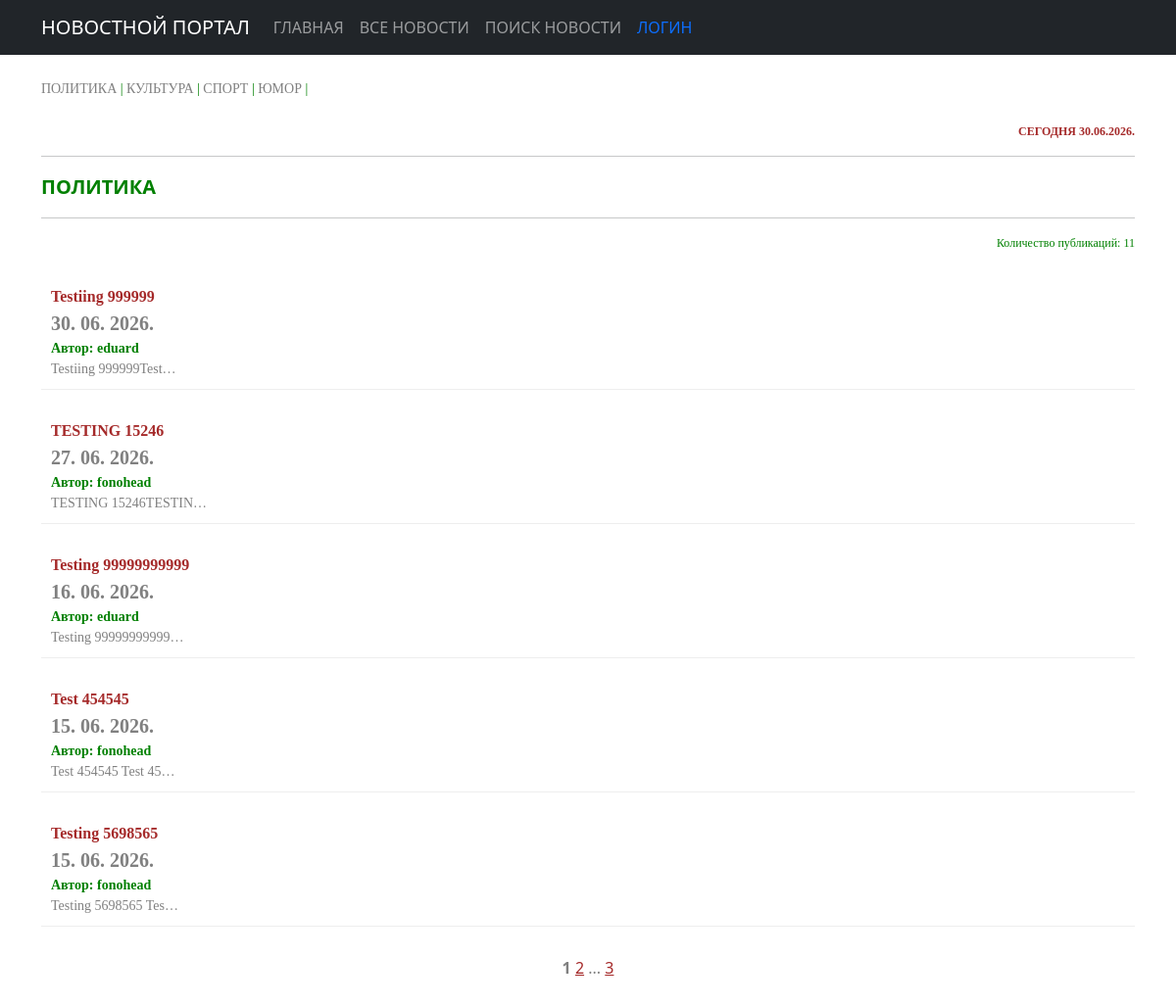
The page /news/politics/1/ on the database its author committed.
### news/models.py (models this page shows, shortened)
class Post(models.Model):
    ARTICLE = 'AR'
    NEWS = 'NW'
    TYPE_CHOICES = [(ARTICLE, 'Статья'), (NEWS, 'Новость')]
    author = models.ForeignKey(Author, on_delete=models.CASCADE)
    post_type = models.CharField(max_length=2, choices=TYPE_CHOICES, default=ARTICLE)
    created_at = models.DateTimeField(auto_now_add=True)
    categories = models.ManyToManyField(Category, through='PostCategory')
    title = models.CharField(max_length=250)
    text = models.TextField()
    rating = models.IntegerField(default=0)
    class Meta:
        ordering = ['-created_at']

### accounts/models.py (models this page shows, shortened)
class Author(models.Model):
    user = models.OneToOneField(User, on_delete=models.CASCADE, related_name='author')
    rating = models.IntegerField(default=0)

### news/views.py (the view)
# urls.py: path('politics/<int:category_id>/', PoliticsListView.as_view(), name='post_politics'),
class PoliticsListView(PostListView):
    template_name = 'flatpages/posts_politics.html'
    def get_queryset(self):
        category_id = self.kwargs.get('category_id')
        category = get_object_or_404(Category, id=category_id)
        queryset = Post.objects.filter(categories=category).order_by('-created_at')
        self.filterset = NewsFilter(self.request.GET, queryset=queryset)
        return self.filterset.qs
    def get_context_data(self, **kwargs):
        context = super().get_context_data(**kwargs)
        category_id = self.kwargs.get('category_id')
        category = get_object_or_404(Category, id=category_id)
        context['total_posts'] = self.get_queryset().count()
        context['current_category'] = category
        return context

### accounts/context_processors.py (called while the page is built, shortened)
def user_groups(request):
    if request.user.is_authenticated:
        has_authors_group = request.user.groups.filter(name='authors').exists()
    else:
        has_authors_group = False
    return {
        'user_has_authors_group': has_authors_group,
    }

def user_groups_context(request):
    context = {
        'user_has_authors_group': False,
        'user_has_sub_politics_group': False,
        'user_has_sub_culture_group': False,
        'user_has_sub_sport_group': False,
        'user_has_sub_humour_group': False,
    }
    return context

### news/templatetags/custom_filters.py (called while the page is built)
@register.filter()
def censor(text):
    if not isinstance(text, str):
        raise TypeError("Требуется строка, получено: " + str(type(text).__name__))
    words = text.split()
    result = []
    for word in words:
        clean_word = ""
        punctuation = ""
        for char in word:
            if char.isalpha():
                clean_word += char
            else:
                punctuation += char
        if not clean_word:
            result.append(word)
            continue
        if clean_word.lower() in forbidden_words and clean_word[1:].islower():
            censored = clean_word[0] + '*' * (len(clean_word) - 1)
            result.append(censored + punctuation)
        else:
            result.append(word)
    return " ".join(result)

### news/templatetags/custom_tags.py (called while the page is built)
@register.simple_tag()
def current_time(format_string='%d.%m.%Y.'):
    return datetime.utcnow().strftime(format_string)

@register.simple_tag(takes_context=True)
def url_replace(context, **kwargs):
   d = context['request'].GET.copy()
   for k, v in kwargs.items():
       d[k] = v
   return d.urlencode()

### news/views.py (called while the page is built)
    def get_context_data(self, **kwargs):
        context = super().get_context_data(**kwargs)
        context['filterset'] = self.filterset
        context['total_posts'] = Post.objects.count()
        return context

### templates/flatpages/posts_politics.html (shortened to what this page needs)
{% extends 'flatpages/default.html' %}
{% load custom_filters %}
{% load custom_tags %}
{% block content %}
<br>
<div style="text-align: left; color: green; font-size: 14px; font-weight: normal; font-family: Tahoma;">
<a href="{% url 'news:post_politics' category_id=1 %}" class="my-category-link">ПОЛИТИКА</a> |
    <a href="{% url 'news:post_culture' category_id=3 %}" class="my-category-link">КУЛЬТУРА</a> |
    <a href="{% url 'news:post_sport' category_id=2 %}" class="my-category-link">СПОРТ</a> |
    <a href="{% url 'news:post_humour' category_id=4 %}" class="my-category-link">ЮМОР</a> |
</div>
<br>
<div style="text-align: right; color: brown; font-size: 12px; font-weight: bold; font-family: tahoma;">
    СЕГОДНЯ {% current_time %}
</div>
<hr>
<div style="text-align: left; color: green; font-size: 20px; font-weight: bold;">
        ПОЛИТИКА
</div>
<hr>
<div style="text-align: right; color: green; font-size: 12px; font-weight: normal; font-family: tahoma;">
        Количество публикаций: {{ total_posts }}
</div>
<br>
{% if posts %}
<ol style="list-style-type: none; padding: 0; margin: 0;">
    {% for post in posts %}
        <li style="margin-bottom: 20px; padding: 10px; border-bottom: 1px solid #eeeeee;">
            <div style="text-align: left; color: grey; font-family: tahoma; font-size: 16px;">
                <div style="text-align: left; font-size: 16px;color: brown; font-weight: bold;">
                    {{ post.title|censor }}</div>
                <div style="text-align: left; font-size: 20px;color: grey; font-weight: bold;">
                    {{ post.created_at|date:"d. m. Y." }}</div>
                <div style="text-align: left; font-size: 14px;color: green; font-weight: bold;">
                    Автор: {{ post.author.user.username }}</div>
                <div style="text-align: left; font-size: 14px;">
                    {{ post.text|censor|truncatechars:20 }}</div>
            </div>
        </li>
    {% endfor %}
</ol>
{% else %}
<h2>Новостей нет!</h2>
{% endif %}
<div style="color: grey; text-align: center; margin: 30px 0;">
  <strong style="color: grey;">{{ page_obj.number }}</strong>
  {% if page_obj.has_next %}
    <a href="?{% url_replace page=page_obj.next_page_number %}" style="color: brown;">
        {{ page_obj.next_page_number }}</a>
    {% if page_obj.paginator.num_pages != page_obj.next_page_number %}
      ... <a href="?{% url_replace page=page_obj.paginator.num_pages %}" style="color: brown;">
    {{ page_obj.paginator.num_pages }}</a>
    {% endif %}
  {% endif %}
</div>
{% endblock content %}

### templates/flatpages/posts_politics.html (style rules this page uses)
.my-category-link { color: gray; text-decoration: none; transition: color 0.3s ease, text-decoration 0.3s ease; }

### rows shown on the page
Post: title|censor "Testiing 999999", created_at "30. 06. 2026.", author.user.username "eduard", text|censor "Testiing 999999Test…"
Post: title|censor "TESTING 15246", created_at "27. 06. 2026.", author.user.username "fonohead", text|censor "TESTING 15246TESTIN…"
Post: title|censor "Testing 99999999999", created_at "16. 06. 2026.", author.user.username "eduard", text|censor "Testing 99999999999…"
Post: title|censor "Test 454545", created_at "15. 06. 2026.", author.user.username "fonohead", text|censor "Test 454545 Test 45…"
Post: title|censor "Testing 5698565", created_at "15. 06. 2026.", author.user.username "fonohead", text|censor "Testing 5698565 Tes…"

### other values the page prints
{{ total_posts }} "11"
{{ page_obj.number }} "1"
{{ page_obj.next_page_number }} "2"
{{ page_obj.paginator.num_pages }} "3"
